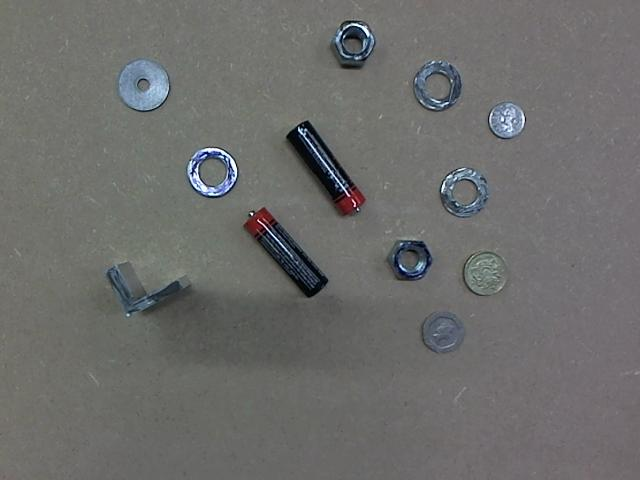
%> input picture 02.jpg, 640 x 480 px
$ octave --eval "result = plz('02.jpg');"   (GNU Octave 9; MATLAB toolbox functions it lacks are replaced by stand-ins)
%> lines starting %> are read from the running program, lines starting %| are printed output that depends on the picture; in (x1, y1, x2, y2) boxes, pixels count from 0 and x2, y2 are one past the last pixel; in counts of white or black regions, pixels touching at a corner belong together; the program's own positions count from 1
function [ img_filled ] = plz( name)
%> called with name = '02.jpg'
%UN
%UNTITLED3 Summary of this function goes here
%   Detailed explanation goes here
I = imread(name);
%> I is the input picture: size 480x640x3 uint8; mean R, G, B 108.6, 108.9, 107.4
original = I;
%contrast enhancement
se = strel('disk',4);
I = (I + imtophat(I,se)) - imbothat(I,se);
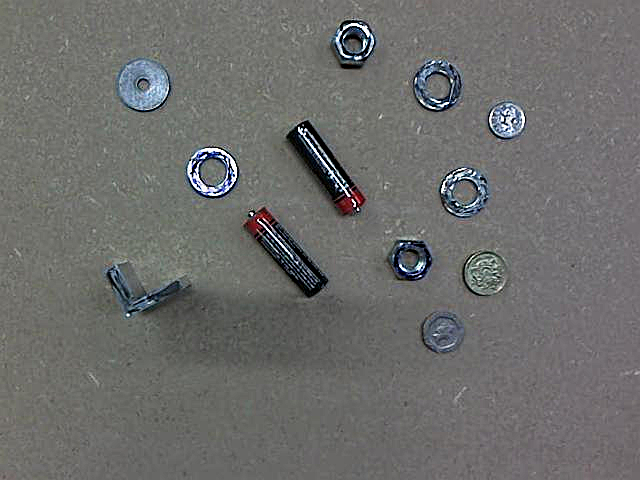
%> I: size 480x640x3 uint8; mean R, G, B 108.7, 109, 107.5
I = rgb2hsv(I);
%> I: size 480x640x3 double; mean H, S, V 0.378, 0.0612, 0.436
bg_mean = mean(I(:));
%> bg_mean = 0.292
I1 = I(:, :, 2);
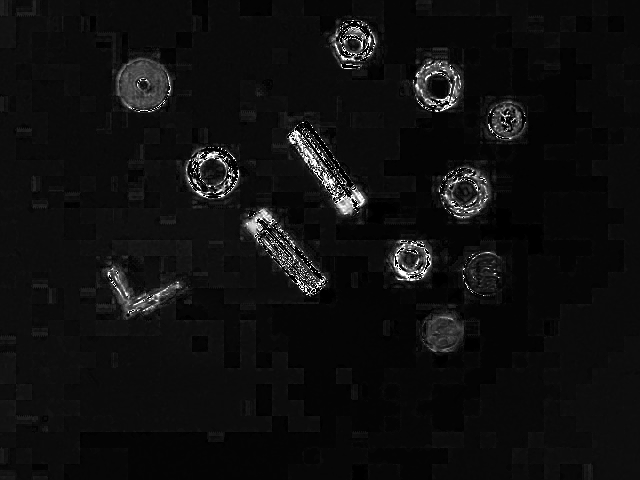
%> I1: size 480x640 double; min 0, max 1, mean 0.0612

I4 = imgaussfilt(I1,10);
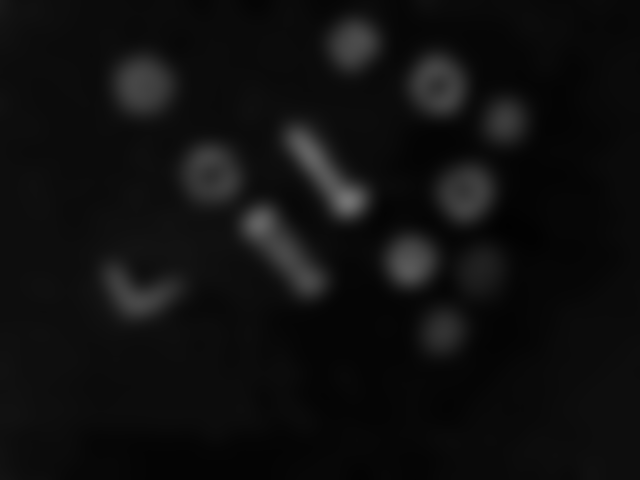
%> I4: size 480x640 double; min 0.00757, max 0.452, mean 0.0612
thresholded = I4 > bg_mean - 5;
%> thresholded: size 480x640 logical; every value is 1
I2 = thresholded .*I4;
I3 = edge(I4, 'canny', graythresh(I2));
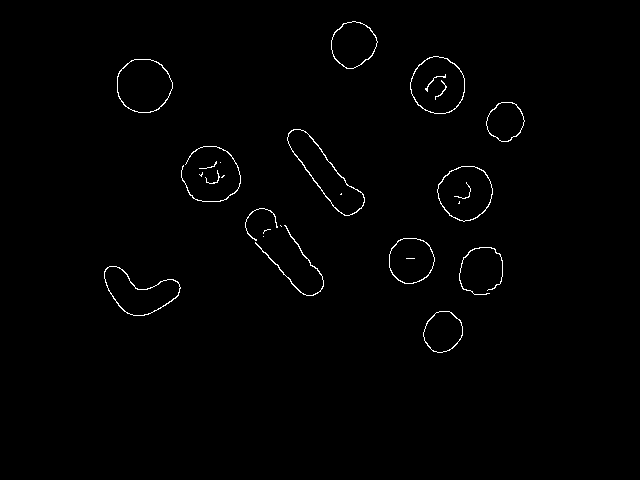
%> I3: size 480x640 logical; 0.86% white in thin lines or dots, all inside (x1, y1, x2, y2) = (104, 21, 525, 353)

%imshow(I3);

se_disk = strel('disk', 4);
se_line1 = strel('line',3,100);
se_line2 = strel('line',3,100);
img_dilated = imdilate(I3, se_disk);
%> img_dilated: size 480x640 logical; 5.4% white; 17 white regions, largest, box (x1, y1, x2, y2) and area: (242, 205, 327, 299) 1962, (284, 126, 368, 219) 1751, (101, 263, 184, 319) 1525
img_dilated = imdilate(img_dilated, [se_line1 se_line2]);
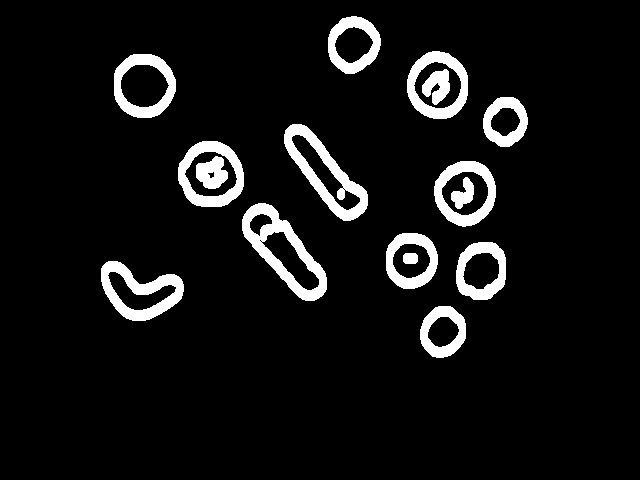
%> img_dilated: size 480x640 logical; 7.4% white; 16 white regions, largest, box (x1, y1, x2, y2) and area: (242, 203, 327, 301) 2637, (284, 124, 368, 221) 2444, (101, 261, 184, 321) 2129
closed = imclose(img_dilated, se);
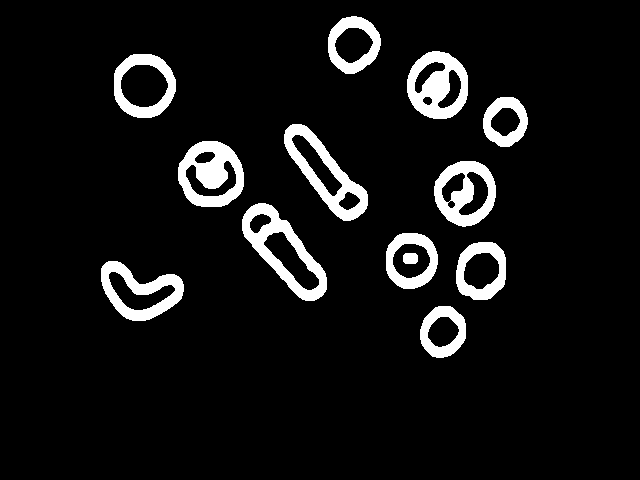
%> closed: size 480x640 logical; 7.5% white; 13 white regions, largest, box (x1, y1, x2, y2) and area: (242, 203, 327, 301) 2673, (178, 141, 244, 207) 2621, (284, 124, 368, 221) 2494

img_filled = imfill(closed, 'hole');
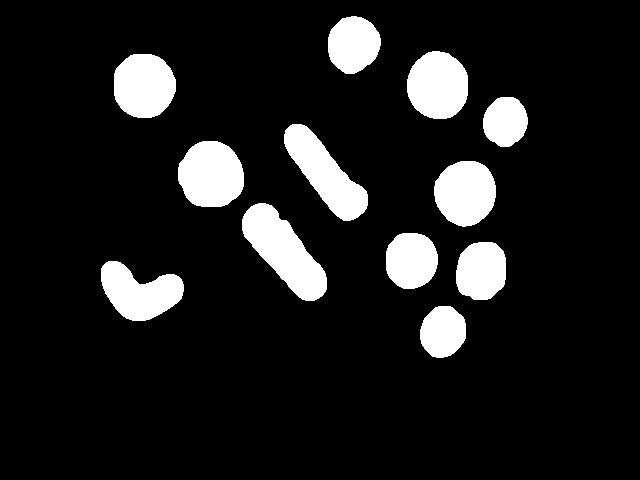
%> img_filled: size 480x640 logical; 11.4% white; 12 white regions, largest, box (x1, y1, x2, y2) and area: (242, 203, 327, 301) 4157, (284, 124, 368, 221) 3648, (178, 141, 244, 207) 3487

end

$ run again, on 04.jpg
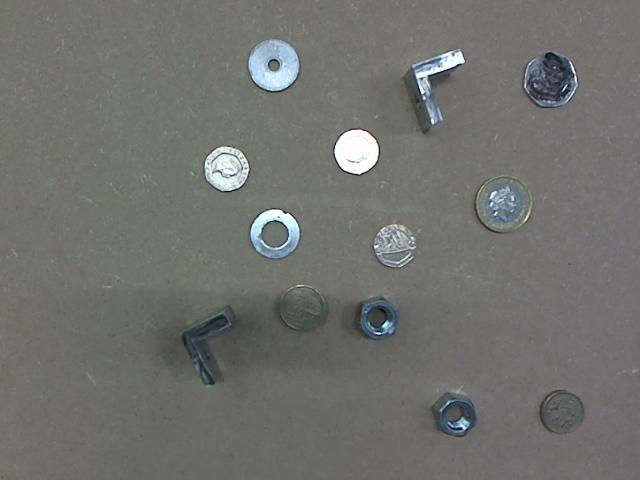
%> input picture 04.jpg, 640 x 480 px
%> in plz, I is the input picture: size 480x640x3 uint8; mean R, G, B 111.8, 112.9, 109
%> bg_mean = 0.267
%> thresholded: size 480x640 logical; every value is 1
%> in plz, `I3 = edge(I4, 'canny', graythresh(I2));`:
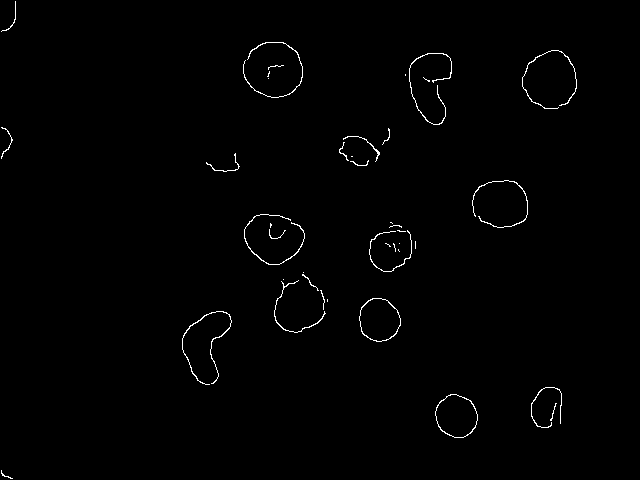
%> I3: size 480x640 logical; 0.81% white in thin lines or dots, all inside (x1, y1, x2, y2) = (1, 1, 577, 479)
%> closed: size 480x640 logical; 7.2% white; 16 white regions, largest, box (x1, y1, x2, y2) and area: (241, 209, 331, 338) 3940, (402, 48, 455, 130) 2063, (366, 217, 419, 277) 1975
%> in plz, `img_filled = imfill(closed, 'hole');`:
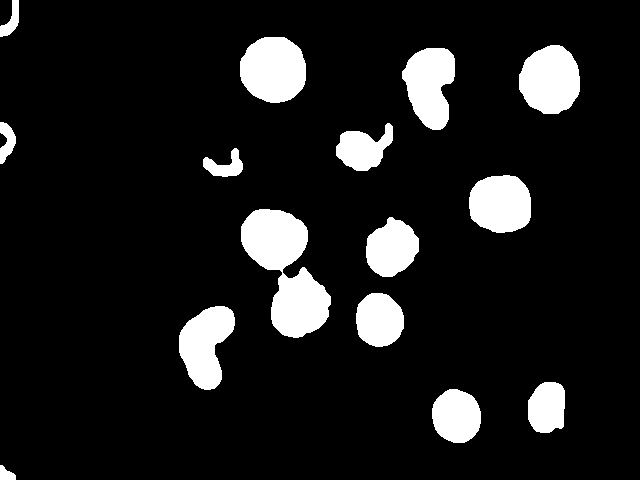
%> img_filled: size 480x640 logical; 10.8% white; 15 white regions, largest, box (x1, y1, x2, y2) and area: (241, 209, 331, 338) 6178, (240, 37, 306, 103) 3503, (519, 45, 580, 114) 3287

$ run again, on 05.jpg
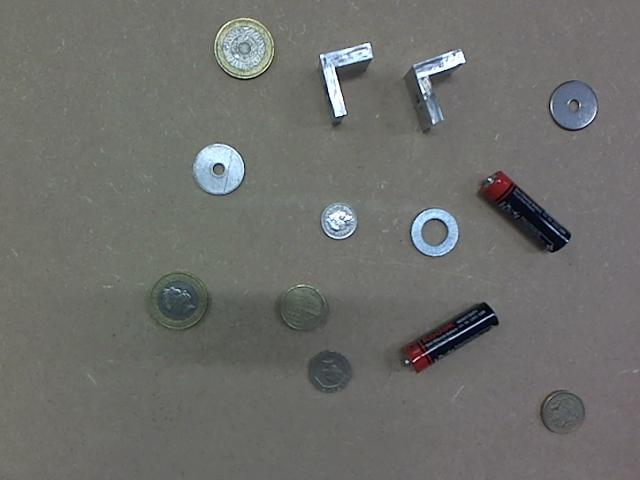
%> input picture 05.jpg, 640 x 480 px
%> in plz, I is the input picture: size 480x640x3 uint8; mean R, G, B 109.4, 110.2, 107.2
%> bg_mean = 0.279
%> thresholded: size 480x640 logical; every value is 1
%> in plz, `I3 = edge(I4, 'canny', graythresh(I2));`:
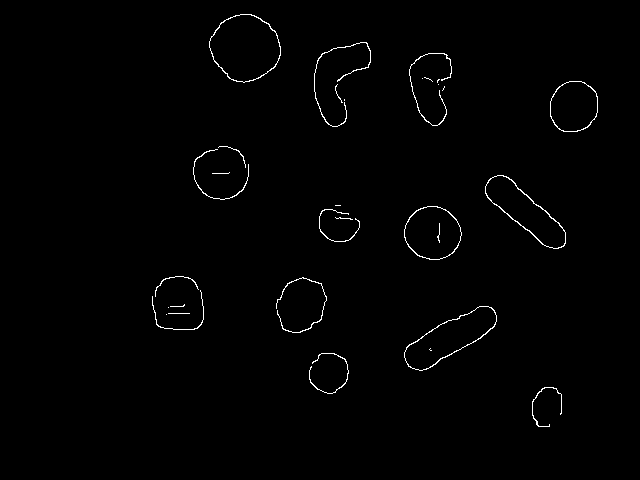
%> I3: size 480x640 logical; 0.9% white in thin lines or dots, all inside (x1, y1, x2, y2) = (152, 14, 598, 427)
%> closed: size 480x640 logical; 8% white; 14 white regions, largest, box (x1, y1, x2, y2) and area: (401, 301, 500, 376) 2629, (311, 37, 374, 132) 2345, (149, 271, 207, 335) 2337
%> in plz, `img_filled = imfill(closed, 'hole');`:
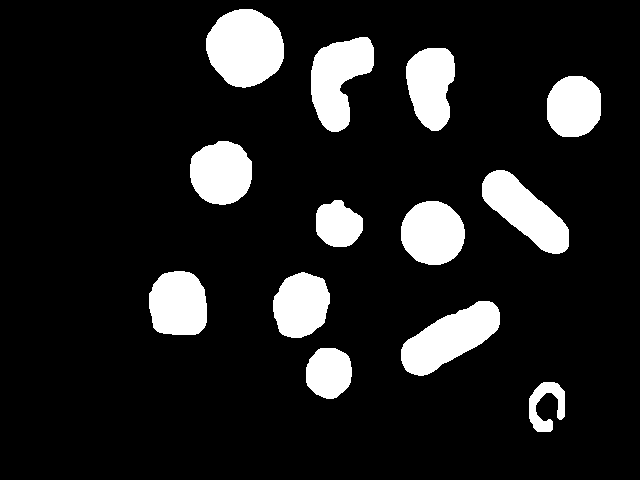
%> img_filled: size 480x640 logical; 12.7% white; 13 white regions, largest, box (x1, y1, x2, y2) and area: (206, 9, 284, 88) 4711, (401, 301, 500, 376) 4028, (311, 37, 374, 132) 3734

$ run again, on 07.jpg
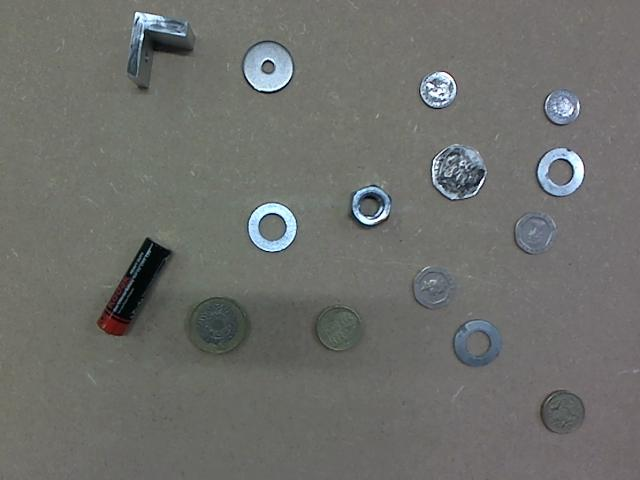
%> input picture 07.jpg, 640 x 480 px
%> in plz, I is the input picture: size 480x640x3 uint8; mean R, G, B 109.6, 110.8, 107.4
%> bg_mean = 0.271
%> thresholded: size 480x640 logical; every value is 1
%> I3: size 480x640 logical; 0.97% white in thin lines or dots, all inside (x1, y1, x2, y2) = (100, 14, 585, 428)
%> closed: size 480x640 logical; 8.7% white; 14 white regions, largest, box (x1, y1, x2, y2) and area: (510, 143, 588, 261) 3727, (97, 240, 169, 342) 2407, (121, 9, 192, 92) 2381
%> in plz, `img_filled = imfill(closed, 'hole');`:
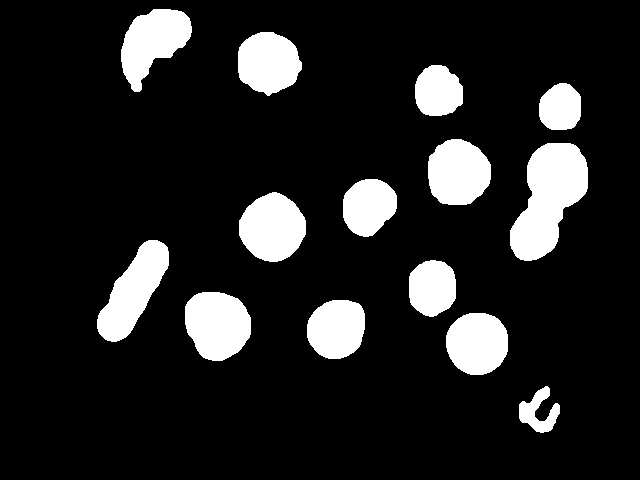
%> img_filled: size 480x640 logical; 13.4% white; 14 white regions, largest, box (x1, y1, x2, y2) and area: (510, 143, 588, 261) 5641, (97, 240, 169, 342) 3705, (185, 292, 251, 361) 3592
